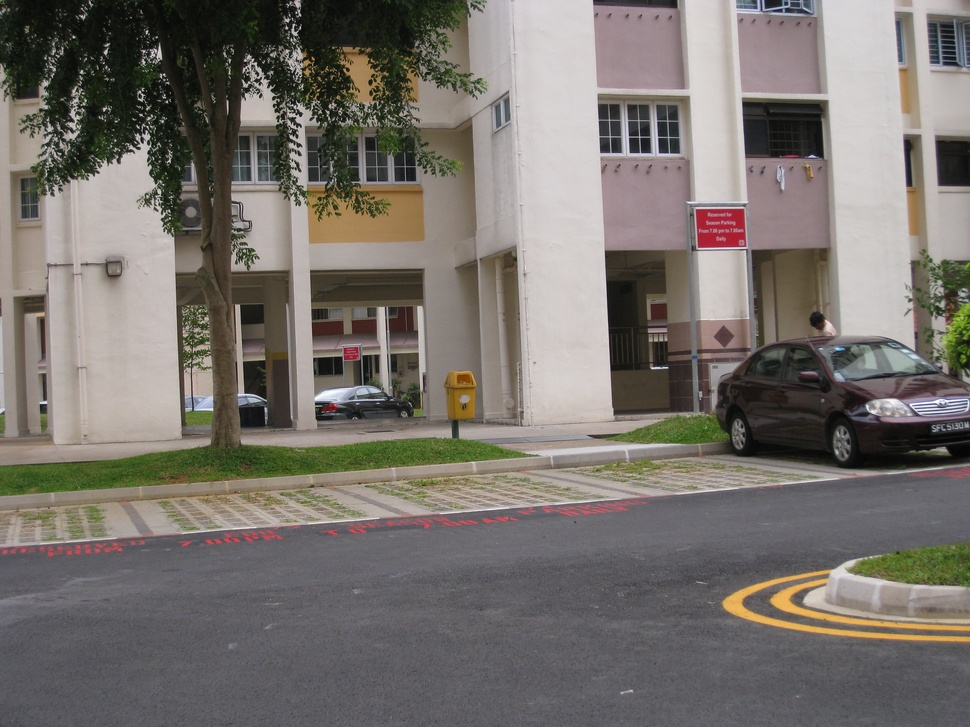
#> input picture Images/I1/STA_0031.JPG, 970 x 727 px, shrunk from 3264 x 2448 before the run
$ python -i stitcher.py   (imports and definitions only)
#> lines starting #> are read from the running program, lines starting #| are printed output that depends on the picture; after the words box and inside, x2 and y2 are one past the last pixel; in counts of white or black regions, pixels touching at a corner belong together
#> further down, picture is the input picture: shape (727, 970, 3); mean B, G, R 108.5, 114, 119.3
import pdb
import glob
import numpy as np
import cv2
import os

class PanaromaStitcher():
    def __init__(self):
        pass

    # [121 lines left out: functions detect_and_match_keypoints, compute_homography_dlt, ransac_homography, warp_image, stitch_images, not called in this run]

    def crop_black_borders(self, image):
        gray = cv2.cvtColor(image, cv2.COLOR_BGR2GRAY)
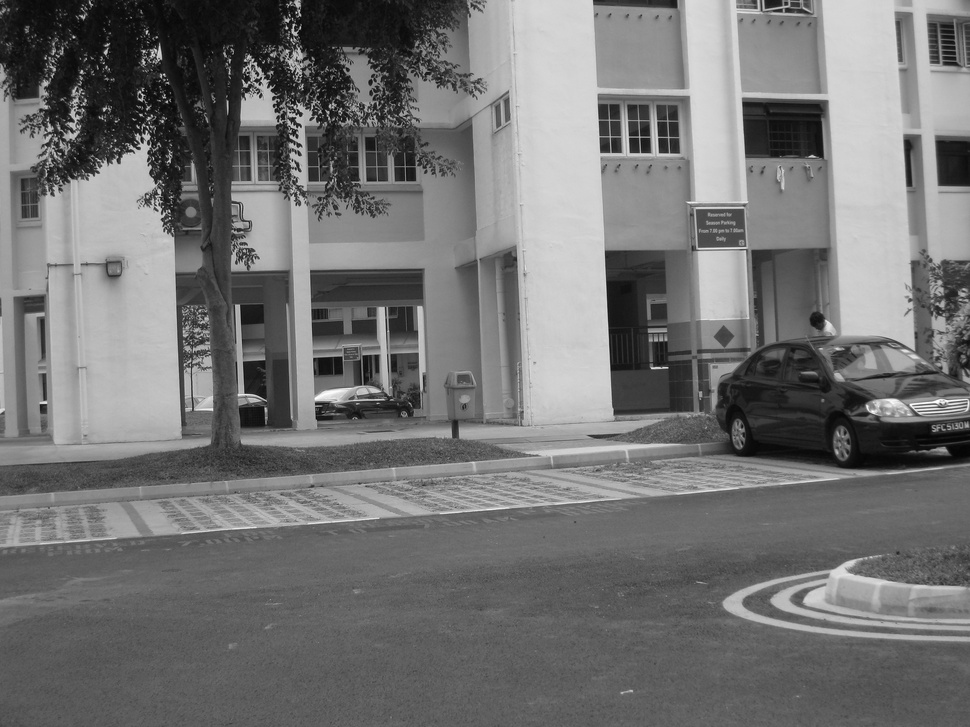
#> gray: shape (727, 970); min 1, max 255, mean 115
        _, thresh = cv2.threshold(gray, 1, 255, cv2.THRESH_BINARY)
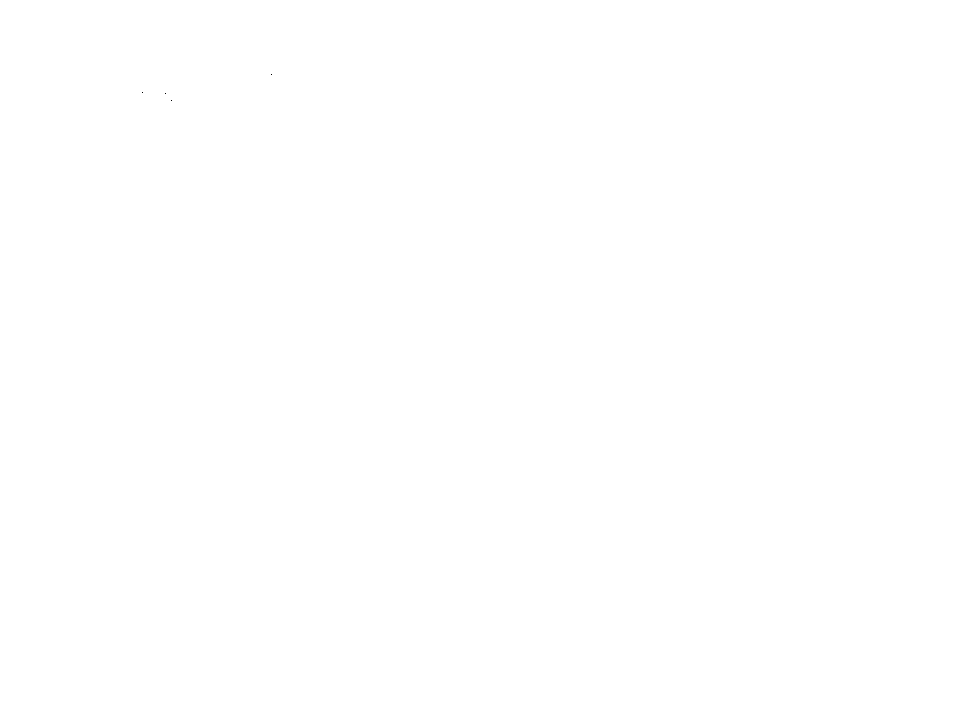
#> thresh: shape (727, 970); 100% white; black in thin lines or dots, all inside (x1, y1, x2, y2) = (142, 74, 272, 101)
        contours, _ = cv2.findContours(thresh, cv2.RETR_EXTERNAL, cv2.CHAIN_APPROX_SIMPLE)
#> contours = [[[0, 0], [0, 726], [969, 726], [969, 0]]]
        if contours:
            x, y, w, h = cv2.boundingRect(contours[0])
#> x = 0; y = 0; w = 970; h = 727
            return image[y:y+h, x:x+w]
        return image

    # [52 lines left out: functions stitch_multiple_images, make_panaroma_for_images_in, not called in this run]

>>> import cv2
>>> picture = cv2.imread('../../Images/I1/STA_0031.JPG')
>>> result = PanaromaStitcher().crop_black_borders(picture)

$ run again, on Images/I1/STB_0032.JPG
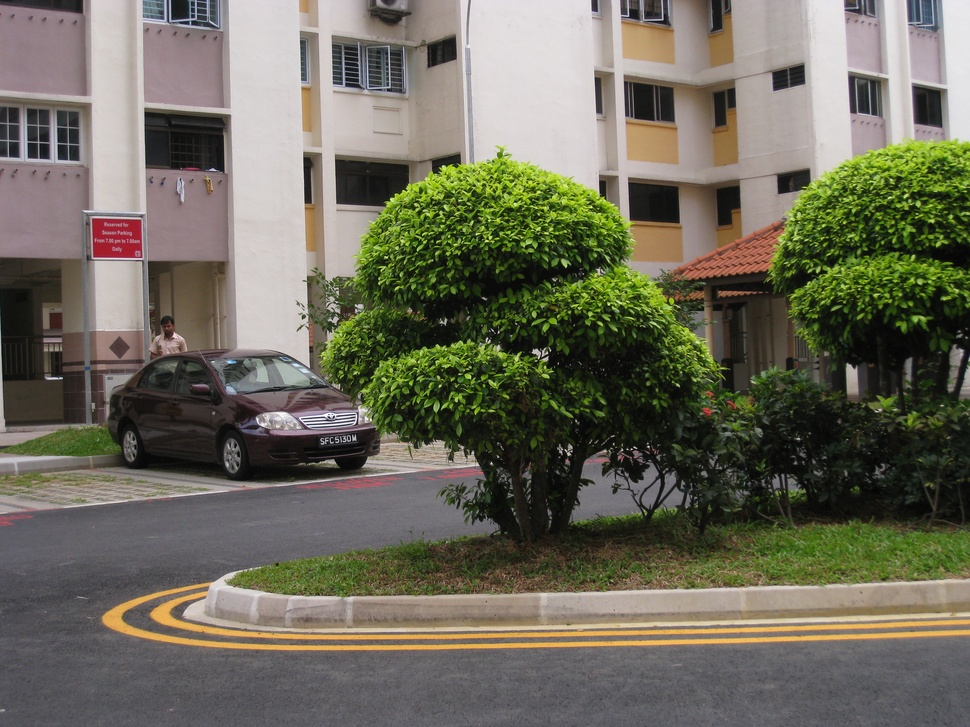
#> input picture Images/I1/STB_0032.JPG, 970 x 727 px, shrunk from 3264 x 2448 before the run
#> picture is the input picture: shape (727, 970, 3); mean B, G, R 91.3, 106.5, 109
#> in crop_black_borders, `gray = cv2.cvtColor(image, cv2.COLOR_BGR2GRAY)`:
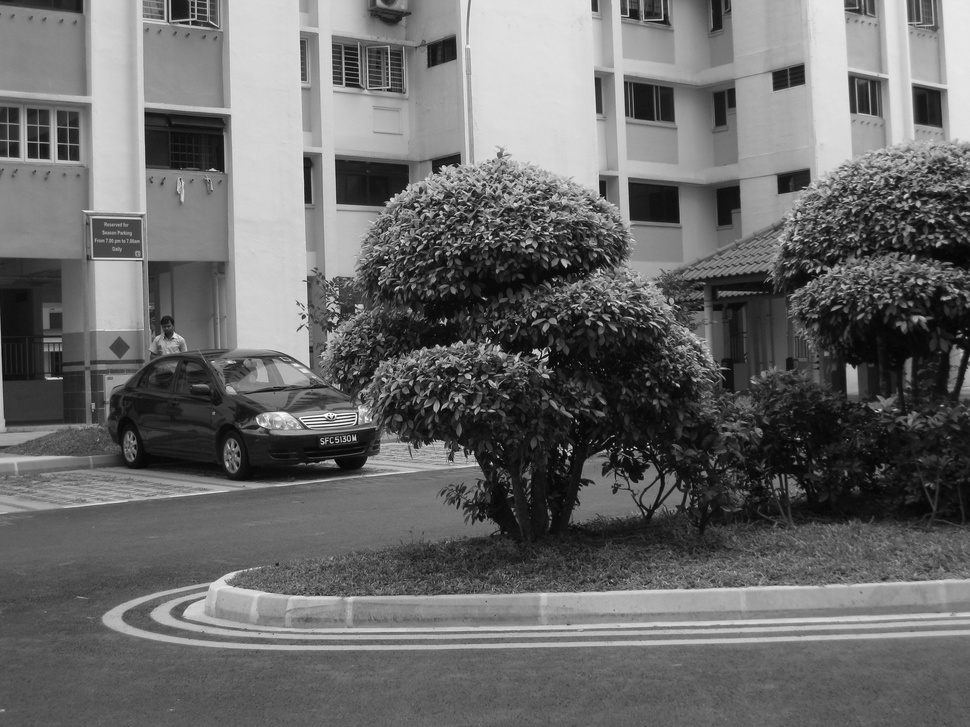
#> gray: shape (727, 970); min 0, max 254, mean 105.5
#> thresh: shape (727, 970); 100% white; black in thin lines or dots, all inside (x1, y1, x2, y2) = (496, 333, 651, 452)
#> contours = [[[0, 0], [0, 726], [969, 726], [969, 0]]]
#> x = 0; w = 970; h = 727

$ run again, on Images/I1/STC_0033.JPG
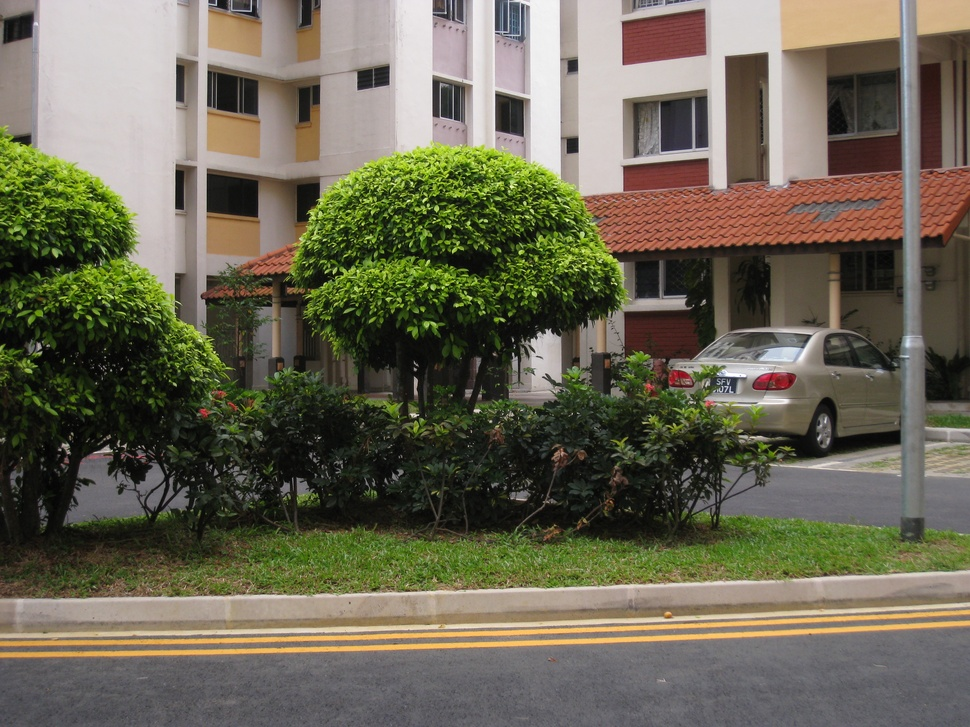
#> input picture Images/I1/STC_0033.JPG, 970 x 727 px, shrunk from 3264 x 2448 before the run
#> picture is the input picture: shape (727, 970, 3); mean B, G, R 84, 102.5, 106.7
#> in crop_black_borders, `gray = cv2.cvtColor(image, cv2.COLOR_BGR2GRAY)`:
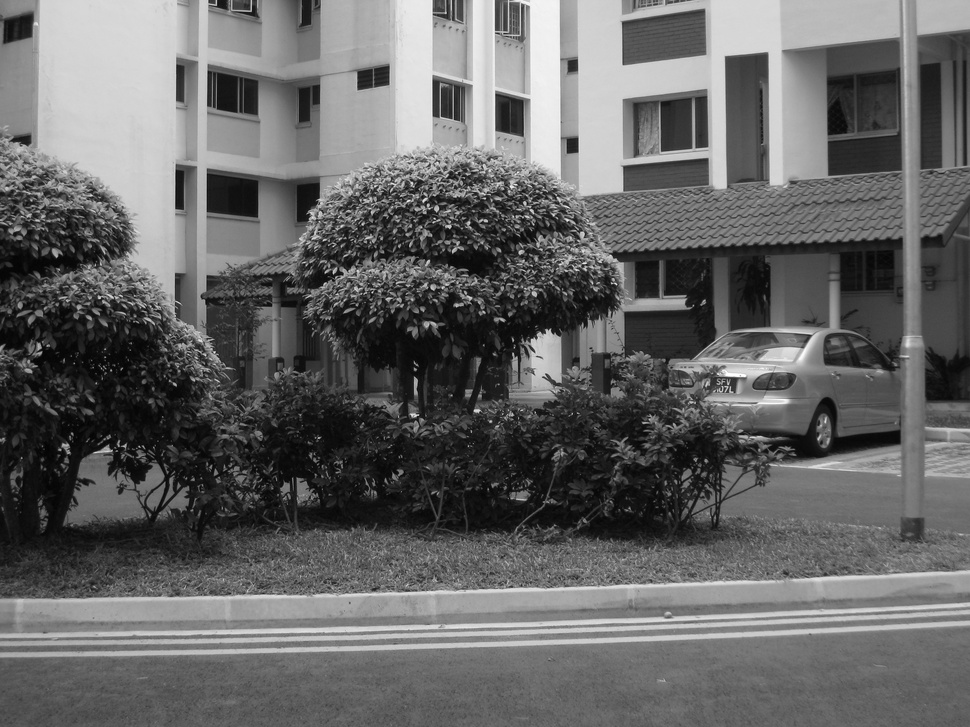
#> gray: shape (727, 970); min 0, max 255, mean 101.6
#> thresh: shape (727, 970); 100% white; black in thin lines or dots, all inside (x1, y1, x2, y2) = (37, 351, 416, 450)
#> contours = [[[0, 0], [0, 726], [969, 726], [969, 0]]]
#> x = 0; w = 970; h = 727

$ run again, on Images/I1/STD_0034.JPG
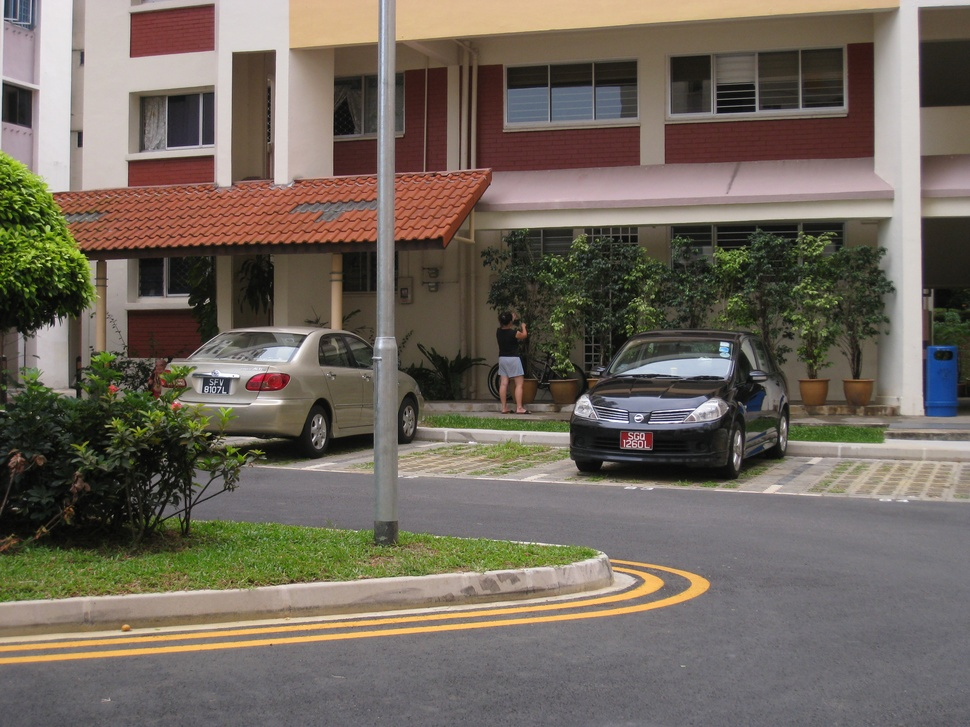
#> input picture Images/I1/STD_0034.JPG, 970 x 727 px, shrunk from 3264 x 2448 before the run
#> picture is the input picture: shape (727, 970, 3); mean B, G, R 93, 103.7, 112.4
#> in crop_black_borders, `gray = cv2.cvtColor(image, cv2.COLOR_BGR2GRAY)`:
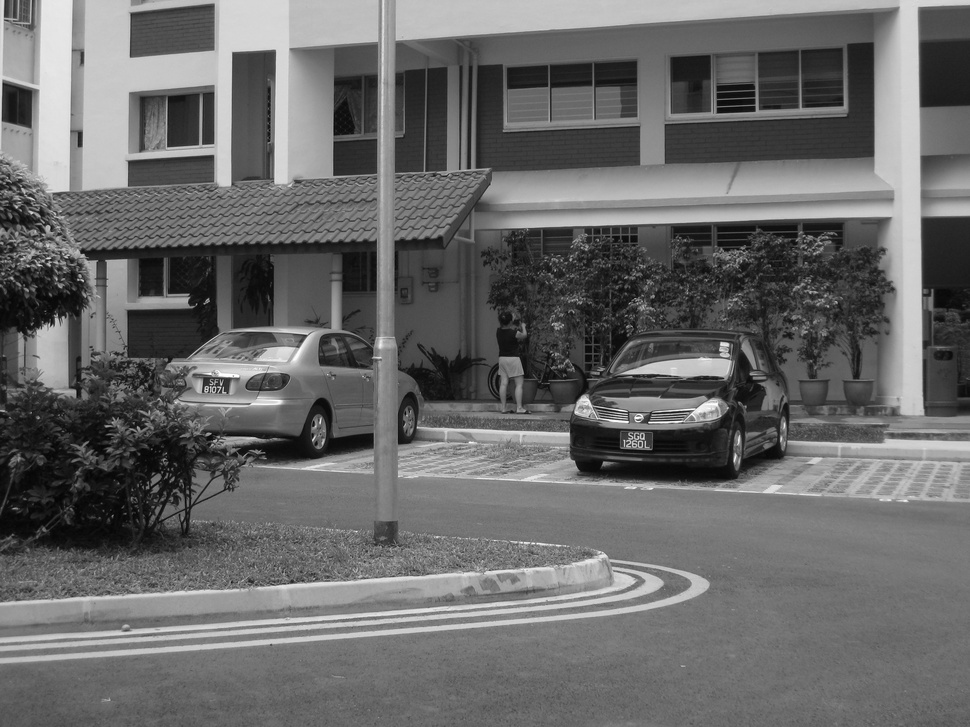
#> gray: shape (727, 970); min 3, max 255, mean 105.1
#> thresh: shape (727, 970); every value is 255
#> contours = [[[0, 0], [0, 726], [969, 726], [969, 0]]]
#> x = 0; w = 970; h = 727
